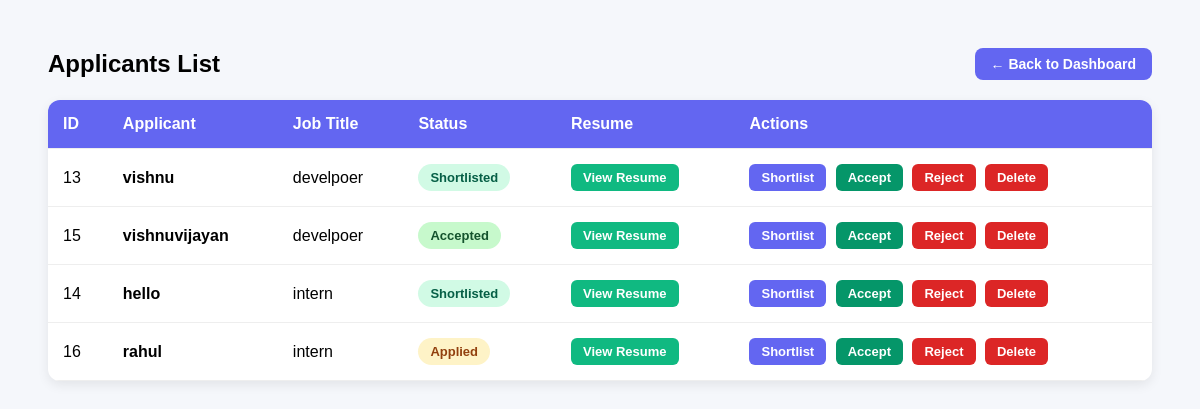
Screenshot of /company/applications with the database file from the repository.
### tables this page shows
CREATE TABLE applications (
  id INTEGER PRIMARY KEY AUTOINCREMENT,
  user_id INTEGER,
  job_id INTEGER,
  status TEXT
, resume_filename TEXT, full_name TEXT, email TEXT, phone TEXT, education TEXT, cover_letter TEXT);

CREATE TABLE jobs (
  id INTEGER PRIMARY KEY AUTOINCREMENT,
  role TEXT,
  description TEXT,
  company TEXT
, company_id INTEGER, company_name TEXT, vacancy INTEGER, type TEXT, salary TEXT, experience TEXT, created_at TEXT);

### routes/company_routes.py (the view)
@company_bp.route("/applications")
def view_applications():
    conn = sqlite3.connect(DATABASE)
    cur = conn.cursor()
    cur.execute("""
        SELECT
            applications.id,
            applications.full_name,
            jobs.role,
            applications.status,
            applications.user_id,
            applications.resume_filename
        FROM applications
        JOIN jobs ON applications.job_id = jobs.id
        ORDER BY jobs.role
    """)
    data = cur.fetchall()
    conn.close()
    return render_template("company/applicants_list.html", data=data)

### app.py (called while the page is built)
@app.context_processor
def inject_pending_count():
    try:
        conn = sqlite3.connect(DATABASE)
        cur = conn.cursor()
        cur.execute("SELECT COUNT(*) FROM users WHERE approved = 0")
        pending_count = cur.fetchone()[0]
        conn.close()
    except Exception:
        pending_count = 0
    return dict(pending_count=pending_count)

### templates/company/applicants_list.html (shortened to what this page needs)
<!DOCTYPE html>
<html lang="en">
<head>
</head>
<body>
<div class="header">
  <h2>Applicants List</h2>
  <a href="/company/dashboard" class="back-btn">← Back to Dashboard</a>
</div>
<table>
  <thead>
    <tr>
      <th>ID</th>
      <th>Applicant</th>
      <th>Job Title</th>
      <th>Status</th>
      <th>Resume</th>
      <th>Actions</th>
    </tr>
  </thead>
  <tbody>
    {% for a in data %}
    <tr>
      <td>{{ a[0] }}</td>
      <td><strong>{{ a[1] }}</strong></td>
      <td>{{ a[2] }}</td>
      <td>
        <span class="status-badge
          {% if a[3] == 'Shortlisted' %}status-shortlisted
          {% elif a[3] == 'Rejected' %}status-rejected
          {% elif a[3] == 'Accepted' %}status-accepted
          {% else %}status-pending{% endif %}">
          {{ a[3] }}
        </span>
      </td>
      <td>
        {% if a[5] %}
          <a href="/company/view-resume/{{ a[5] }}" target="_blank" class="btn view-btn">
            View Resume
          </a>
        {% else %}
          No Resume
        {% endif %}
      </td>
      <td>
        <a href="/company/update-status/{{ a[0] }}/Shortlisted" class="btn shortlist-btn">
          Shortlist
        </a>
        <a href="/company/update-status/{{ a[0] }}/Accepted" class="btn accept-btn">
          Accept
        </a>
        <a href="/company/update-status/{{ a[0] }}/Rejected" class="btn reject-btn">
          Reject
        </a>
        <a href="/company/delete-application/{{ a[0] }}"
           onclick="return confirm('Are you sure you want to delete this application?');"
           class="btn reject-btn">
           Delete
        </a>
      </td>
    </tr>
    {% endfor %}
  </tbody>
</table>
</body>
</html>

### templates/company/applicants_list.html (style rules this page uses)
body { font-family: Arial, sans-serif; background: #f5f7fb; padding: 40px; }
.header { display:flex; justify-content:space-between; align-items:center; margin-bottom:20px; }
h2 { margin:0; }
.back-btn { background:#6366f1; color:white; padding:8px 16px; border-radius:8px; text-decoration:none; font-weight:600; font-size:14px; transition:0.3s; }
table { width: 100%; border-collapse: collapse; background: white; box-shadow: 0 4px 12px rgba(0,0,0,0.08); border-radius: 12px; overflow: hidden; }
th, td { padding: 15px; text-align: left; border-bottom: 1px solid #eee; }
th { background: #6366f1; color: white; }
.status-badge { padding: 6px 12px; border-radius: 20px; font-size: 13px; font-weight: 600; display: inline-block; }
.status-pending { background: #fef3c7; color: #92400e; }
.status-shortlisted { background: #d1fae5; color: #065f46; }
.status-accepted { background: #c7f9cc; color: #14532d; }
.btn { padding: 6px 12px; border-radius: 6px; text-decoration: none; font-size: 13px; font-weight: 600; color: white; margin-right: 5px; display: inline-block; }
.view-btn { background: #10b981; }
.shortlist-btn { background: #6366f1; }
.accept-btn { background: #059669; }
.reject-btn { background: #dc2626; }

### rows the page displays
applications: id "13", full_name "vishnu", role "develpoer", status "Shortlisted"
applications: id "15", full_name "vishnuvijayan", role "develpoer", status "Accepted"
applications: id "14", full_name "hello", role "intern", status "Shortlisted"
applications: id "16", full_name "rahul", role "intern", status "Applied"
